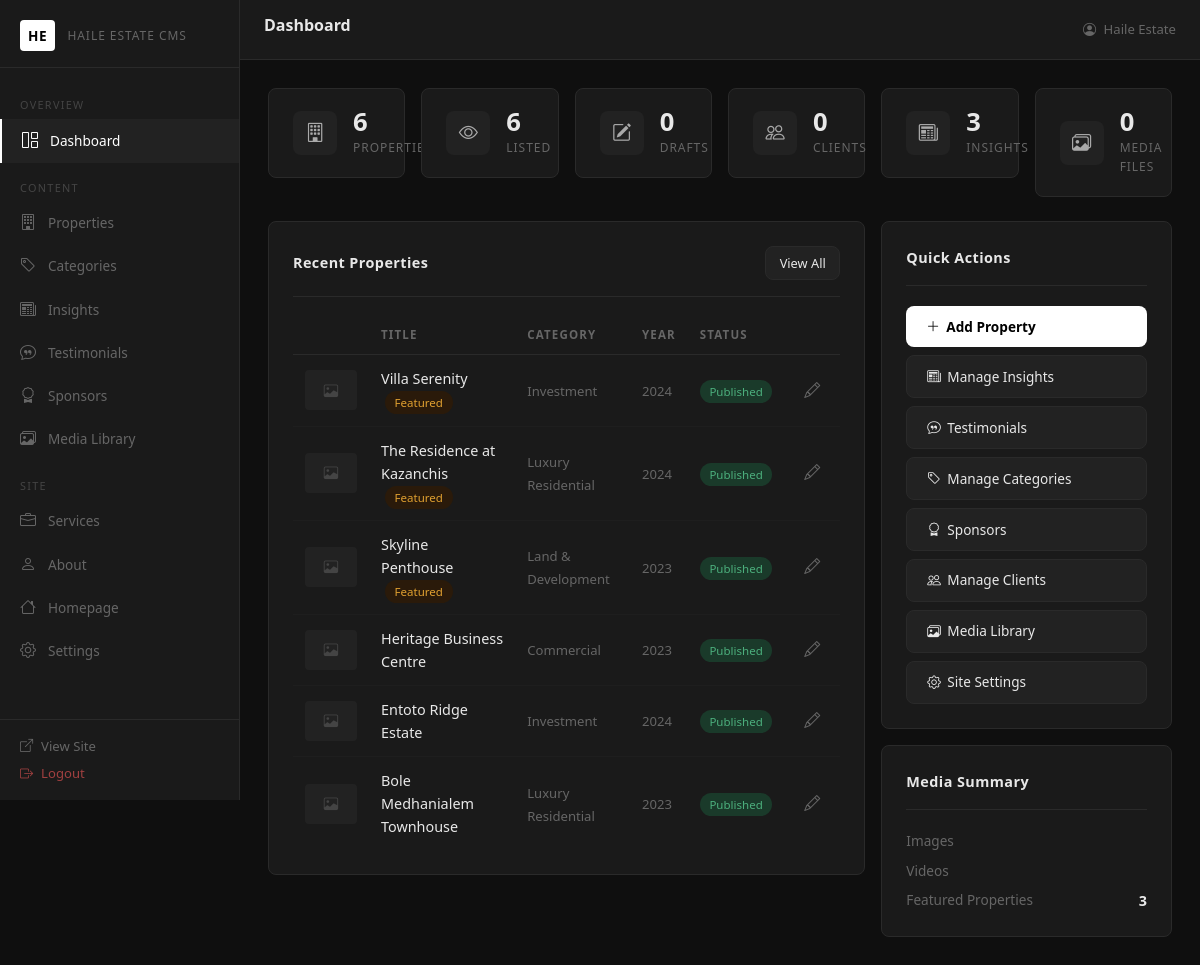
Page /admin/dashboard.php (signed in) on the committed database.
### tables this page shows
CREATE TABLE `projects` (
  `id` int(11) NOT NULL AUTO_INCREMENT,
  `category_id` int(11) DEFAULT NULL,
  `client_id` int(11) DEFAULT NULL,
  `title` varchar(200) NOT NULL,
  `slug` varchar(220) NOT NULL,
  `short_description` varchar(300) DEFAULT NULL,
  `description` text DEFAULT NULL,
  `year` year DEFAULT NULL,
  `cover_image` varchar(255) DEFAULT NULL,
  `featured` tinyint(1) NOT NULL DEFAULT 0,
  `favorite` tinyint(1) NOT NULL DEFAULT 0,
  `status` enum('published','draft') NOT NULL DEFAULT 'draft',
  `display_order` int(11) NOT NULL DEFAULT 0,
  `location` varchar(200) DEFAULT NULL,
  `price` varchar(100) DEFAULT NULL,
  `bedrooms` int(11) DEFAULT NULL,
  `bathrooms` int(11) DEFAULT NULL,
  `area` varchar(100) DEFAULT NULL,
  `created_at` datetime NOT NULL DEFAULT CURRENT_TIMESTAMP,
  `updated_at` datetime NOT NULL DEFAULT CURRENT_TIMESTAMP ON UPDATE CURRENT_TIMESTAMP,
  PRIMARY KEY (`id`),
  UNIQUE KEY `slug` (`slug`),
  KEY `category_id` (`category_id`),
  KEY `client_id` (`client_id`),
  CONSTRAINT `fk_project_category` FOREIGN KEY (`category_id`) REFERENCES `categories` (`id`) ON DELETE SET NULL,
  CONSTRAINT `fk_project_client` FOREIGN KEY (`client_id`) REFERENCES `clients` (`id`) ON DELETE SET NULL
);

CREATE TABLE `categories` (
  `id` int(11) NOT NULL AUTO_INCREMENT,
  `name` varchar(100) NOT NULL,
  `slug` varchar(120) NOT NULL,
  `description` varchar(300) DEFAULT NULL,
  `image` varchar(255) DEFAULT NULL,
  `display_order` int(11) NOT NULL DEFAULT 0,
  `created_at` datetime NOT NULL DEFAULT CURRENT_TIMESTAMP,
  PRIMARY KEY (`id`),
  UNIQUE KEY `slug` (`slug`)
);

### includes/functions.php (called while the page is built, shortened)
<?php
function e(string $s): string {
    return htmlspecialchars($s, ENT_QUOTES | ENT_SUBSTITUTE, 'UTF-8');
}

### admin/dashboard.php (the view, shortened to what this page needs)
<?php
$db = db();
$projRow = $db->query(
    'SELECT
        COUNT(*) AS total,
        SUM(status="published") AS published,
        SUM(status="draft") AS draft,
        SUM(featured=1 AND status="published") AS featured
     FROM projects'
)->fetch();
$mediaRow = $db->query(
    'SELECT
        COUNT(*) AS total,
        SUM(type="image") AS images,
        SUM(type="video") AS videos
     FROM media'
)->fetch();
$stats = [
    'total_projects'     => $projRow['total'],
    'published_projects' => $projRow['published'],
    'draft_projects'     => $projRow['draft'],
    'featured_projects'  => $projRow['featured'],
    'categories'         => $db->query('SELECT COUNT(*) FROM categories')->fetchColumn(),
    'clients'            => $db->query('SELECT COUNT(*) FROM clients WHERE status="active"')->fetchColumn(),
    'insights'           => $db->query('SELECT COUNT(*) FROM insights WHERE status="published"')->fetchColumn(),
    'testimonials'       => $db->query('SELECT COUNT(*) FROM testimonials WHERE status="active"')->fetchColumn(),
    'total_media'        => $mediaRow['total'],
    'images'             => $mediaRow['images'],
    'videos'             => $mediaRow['videos'],
];
$recentProjects = $db->query(
    'SELECT p.*, c.name AS category_name FROM projects p
     LEFT JOIN categories c ON p.category_id = c.id
     ORDER BY p.created_at DESC LIMIT 8'
)->fetchAll();
include __DIR__ . '/includes/header.php';
?>
<div class="row g-3 mb-4">
    <div class="col-6 col-md-4 col-lg-2">
        <div class="stat-card">
            <div class="stat-icon"><i class="bi bi-building"></i></div>
            <div>
                <div class="stat-value"><?= $stats['total_projects'] ?></div>
                <div class="stat-label">Properties</div>
            </div>
        </div>
    </div>
    <div class="col-6 col-md-4 col-lg-2">
        <div class="stat-card">
            <div class="stat-icon"><i class="bi bi-eye"></i></div>
            <div>
                <div class="stat-value"><?= $stats['published_projects'] ?></div>
                <div class="stat-label">Listed</div>
            </div>
        </div>
    </div>
    <div class="col-6 col-md-4 col-lg-2">
        <div class="stat-card">
            <div class="stat-icon"><i class="bi bi-pencil-square"></i></div>
            <div>
                <div class="stat-value"><?= $stats['draft_projects'] ?></div>
                <div class="stat-label">Drafts</div>
            </div>
        </div>
    </div>
    <div class="col-6 col-md-4 col-lg-2">
        <div class="stat-card">
            <div class="stat-icon"><i class="bi bi-people"></i></div>
            <div>
                <div class="stat-value"><?= $stats['clients'] ?></div>
                <div class="stat-label">Clients</div>
            </div>
        </div>
    </div>
    <div class="col-6 col-md-4 col-lg-2">
        <div class="stat-card">
            <div class="stat-icon"><i class="bi bi-newspaper"></i></div>
            <div>
                <div class="stat-value"><?= $stats['insights'] ?></div>
                <div class="stat-label">Insights</div>
            </div>
        </div>
    </div>
    <div class="col-6 col-md-4 col-lg-2">
        <div class="stat-card">
            <div class="stat-icon"><i class="bi bi-images"></i></div>
            <div>
                <div class="stat-value"><?= $stats['total_media'] ?></div>
                <div class="stat-label">Media Files</div>
            </div>
        </div>
    </div>
</div>
<div class="row g-3">
    <div class="col-lg-8">
        <div class="admin-card">
            <div class="admin-card-header">
                <span class="admin-card-title">Recent Properties</span>
                <a href="<?= BASE_URL ?>/admin/projects.php" class="btn-admin-secondary" style="padding:0.35rem 0.85rem;font-size:0.8rem;">View All</a>
            </div>
            <div class="d-none d-md-block">
            <table class="admin-table">
                <thead>
                    <tr>
                        <th></th>
                        <th>Title</th>
                        <th>Category</th>
                        <th>Year</th>
                        <th>Status</th>
                        <th></th>
                    </tr>
                </thead>
                <tbody>
                <?php foreach ($recentProjects as $p): ?>
                <tr>
                    <td>
                        <?php if ($p['cover_image']): ?>
                        <img src="<?= e(assetUrl($p['cover_image'])) ?>" class="table-thumb" alt="" loading="lazy">
                        <?php else: ?>
                        <div class="table-thumb-placeholder"><i class="bi bi-image"></i></div>
                        <?php endif; ?>
                    </td>
                    <td>
                        <span style="font-weight:500"><?= e($p['title']) ?></span>
                        <?php if ($p['featured']): ?><span class="badge-featured ms-1">Featured</span><?php endif; ?>
                    </td>
                    <td><span style="color:var(--text-muted);font-size:0.82rem"><?= e($p['category_name'] ?? '—') ?></span></td>
                    <td><span style="color:var(--text-muted);font-size:0.82rem"><?= e($p['year'] ?? '—') ?></span></td>
                    <td><span class="badge-<?= $p['status'] ?>"><?= ucfirst($p['status']) ?></span></td>
                    <td>
                        <a href="<?= BASE_URL ?>/admin/project-edit.php?id=<?= $p['id'] ?>" class="btn-icon" title="Edit"><i class="bi bi-pencil"></i></a>
                    </td>
                </tr>
                <?php endforeach; ?>
                </tbody>
            </table>
            </div>
        </div>
    </div>
    <div class="col-lg-4">
        <div class="admin-card mb-3">
            <div class="admin-card-header">
                <span class="admin-card-title">Quick Actions</span>
            </div>
            <div class="d-flex flex-column gap-2 quick-actions-grid">
                <a href="<?= BASE_URL ?>/admin/project-create.php" class="btn-admin-primary"><i class="bi bi-plus-lg"></i> Add Property</a>
                <a href="<?= BASE_URL ?>/admin/insights.php" class="btn-admin-secondary"><i class="bi bi-newspaper"></i> Manage Insights</a>
                <a href="<?= BASE_URL ?>/admin/testimonials.php" class="btn-admin-secondary"><i class="bi bi-chat-quote"></i> Testimonials</a>
                <a href="<?= BASE_URL ?>/admin/categories.php" class="btn-admin-secondary"><i class="bi bi-tag"></i> Manage Categories</a>
                <a href="<?= BASE_URL ?>/admin/sponsors" class="btn-admin-secondary"><i class="bi bi-award"></i> Sponsors</a>
                <a href="<?= BASE_URL ?>/admin/clients.php" class="btn-admin-secondary"><i class="bi bi-people"></i> Manage Clients</a>
                <a href="<?= BASE_URL ?>/admin/media.php" class="btn-admin-secondary"><i class="bi bi-images"></i> Media Library</a>
                <a href="<?= BASE_URL ?>/admin/settings.php" class="btn-admin-secondary"><i class="bi bi-gear"></i> Site Settings</a>
            </div>
        </div>
        <div class="admin-card">
            <div class="admin-card-header">
                <span class="admin-card-title">Media Summary</span>
            </div>
            <div class="d-flex justify-content-between mb-2">
                <span style="color:var(--text-muted);font-size:0.85rem">Images</span>
            </div>
            <div class="d-flex justify-content-between mb-2">
                <span style="color:var(--text-muted);font-size:0.85rem">Videos</span>
            </div>
            <div class="d-flex justify-content-between">
                <span style="color:var(--text-muted);font-size:0.85rem">Featured Properties</span>
                <span style="font-weight:600"><?= $stats['featured_projects'] ?></span>
            </div>
        </div>
    </div>
</div>
<?php include __DIR__ . '/includes/footer.php'; ?>

### assets/css/admin.css (style rules this page uses)
:root { --sidebar-w: 240px; --topbar-h: 60px; --bg: #0f0f0f; --surface: #1a1a1a; --surface2: #222; --border: #2a2a2a; --text: #e8e8e8; --text-muted: #666; --accent: #fff; --accent-dim: #aaa; --danger: #e05555; --success: #4caf7d; --warning: #e0a030; --info: #4a9eff; --radius: 8px; --transition: 0.2s ease; }
*, *::before, *::after { box-sizing: border-box; margin: 0; padding: 0; }
body { font-family: 'Segoe UI', system-ui, -apple-system, sans-serif; background: var(--bg); color: var(--text); font-size: 0.9rem; line-height: 1.6; }
.admin-card { background: var(--surface); border: 1px solid var(--border); border-radius: var(--radius); padding: 1.5rem; margin-bottom: 1.5rem; }
.admin-card-header { display: flex; align-items: center; justify-content: space-between; margin-bottom: 1.25rem; padding-bottom: 1rem; border-bottom: 1px solid var(--border); }
.admin-card-title { font-size: 0.9rem; font-weight: 600; color: var(--text); letter-spacing: 0.03em; }
.stat-card { background: var(--surface); border: 1px solid var(--border); border-radius: var(--radius); padding: 1.25rem 1.5rem; display: flex; align-items: center; gap: 1rem; }
.stat-icon { width: 44px; height: 44px; border-radius: 8px; background: var(--surface2); display: flex; align-items: center; justify-content: center; font-size: 1.2rem; color: var(--accent-dim); flex-shrink: 0; }
.stat-value { font-size: 1.6rem; font-weight: 700; color: var(--text); line-height: 1; }
.stat-label { font-size: 0.75rem; color: var(--text-muted); text-transform: uppercase; letter-spacing: 0.08em; margin-top: 0.2rem; }
.admin-table { width: 100%; border-collapse: collapse; }
.admin-table th { font-size: 0.72rem; letter-spacing: 0.1em; text-transform: uppercase; color: var(--text-muted); padding: 0.6rem 0.75rem; border-bottom: 1px solid var(--border); text-align: left; white-space: nowrap; }
.admin-table td { padding: 0.75rem; border-bottom: 1px solid #1e1e1e; color: var(--text); vertical-align: middle; }
.admin-table tr:last-child td { border-bottom: none; }
.badge-published { background: #1a3a2a; color: #4caf7d; font-size: 0.72rem; padding: 0.25rem 0.6rem; border-radius: 20px; }
.badge-featured { background: #2a1a0a; color: #e0a030; font-size: 0.72rem; padding: 0.25rem 0.6rem; border-radius: 20px; }
.btn-admin-primary { background: #fff; color: #000; border: none; padding: 0.6rem 1.25rem; border-radius: var(--radius); font-size: 0.85rem; font-weight: 600; cursor: pointer; transition: background var(--transition); text-decoration: none; display: inline-flex; align-items: center; gap: 0.4rem; }
.btn-admin-secondary { background: var(--surface2); color: var(--text); border: 1px solid var(--border); padding: 0.6rem 1.25rem; border-radius: var(--radius); font-size: 0.85rem; cursor: pointer; transition: background var(--transition); text-decoration: none; display: inline-flex; align-items: center; gap: 0.4rem; }
.btn-icon { background: none; border: none; color: var(--text-muted); padding: 0.3rem 0.5rem; border-radius: 4px; cursor: pointer; font-size: 1rem; transition: color var(--transition), background var(--transition); text-decoration: none; display: inline-flex; align-items: center; }
.table-thumb-placeholder { width: 52px; height: 40px; background: var(--surface2); border-radius: 4px; display: flex; align-items: center; justify-content: center; color: #444; font-size: 0.9rem; }

### rows in the picture
projects: bathrooms "3", title "Bole Medhanialem Townhouse", category.name "Luxury Residential", year "2023", status "Published"
projects: title "Villa Serenity", featured "Featured", category.name "Investment", year "2024", status "Published"
projects: title "The Residence at Kazanchis", featured "Featured", category.name "Luxury Residential", year "2024", status "Published"
projects: title "Skyline Penthouse", featured "Featured", category.name "Land & Development", year "2023", status "Published"
projects: title "Heritage Business Centre", category.name "Commercial", year "2023", status "Published"
projects: title "Entoto Ridge Estate", category.name "Investment", year "2024", status "Published"

### other values in the picture
$pageTitle "Dashboard"
$_SESSION['admin_name'] "Haile Estate"
$stats['total_projects'] "6"
$stats['published_projects'] "6"
$stats['draft_projects'] "0"
$stats['clients'] "0"
$stats['total_media'] "0"
